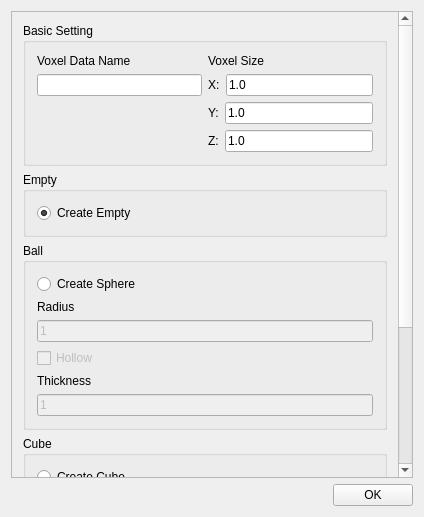
<?xml version="1.0" encoding="UTF-8"?>
<ui version="4.0">
 <class>TemplateWidget</class>
 <widget class="QWidget" name="TemplateWidget">
  <property name="geometry">
   <rect>
    <x>0</x>
    <y>0</y>
    <width>424</width>
    <height>517</height>
   </rect>
  </property>
  <property name="windowTitle">
   <string>TemplateWidget</string>
  </property>
  <layout class="QGridLayout" name="gridLayout">
   <item row="0" column="0">
    <widget class="QScrollArea" name="sa_viewer">
     <property name="minimumSize">
      <size>
       <width>300</width>
       <height>0</height>
      </size>
     </property>
     <property name="widgetResizable">
      <bool>true</bool>
     </property>
     <widget class="QWidget" name="scrollAreaWidgetContents">
      <property name="geometry">
       <rect>
        <x>0</x>
        <y>0</y>
        <width>387</width>
        <height>595</height>
       </rect>
      </property>
      <layout class="QGridLayout" name="gridLayout_2">
       <item row="1" column="0">
        <widget class="QGroupBox" name="emptySettingBox">
         <property name="sizePolicy">
          <sizepolicy hsizetype="Preferred" vsizetype="Preferred">
           <horstretch>0</horstretch>
           <verstretch>0</verstretch>
          </sizepolicy>
         </property>
         <property name="title">
          <string>Empty</string>
         </property>
         <layout class="QGridLayout" name="gridLayout_4">
          <item row="0" column="0">
           <widget class="QRadioButton" name="rb_empty">
            <property name="text">
             <string>Create Empty</string>
            </property>
            <property name="checked">
             <bool>true</bool>
            </property>
           </widget>
          </item>
         </layout>
        </widget>
       </item>
       <item row="4" column="0">
        <widget class="QGroupBox" name="cylinderSettingBox">
         <property name="sizePolicy">
          <sizepolicy hsizetype="Preferred" vsizetype="Preferred">
           <horstretch>0</horstretch>
           <verstretch>0</verstretch>
          </sizepolicy>
         </property>
         <property name="title">
          <string>Cylinder</string>
         </property>
         <layout class="QGridLayout" name="gridLayout_7">
          <item row="0" column="0">
           <widget class="QRadioButton" name="rb_cylinder">
            <property name="text">
             <string>Create Cylinder</string>
            </property>
           </widget>
          </item>
         </layout>
        </widget>
       </item>
       <item row="0" column="0">
        <widget class="QGroupBox" name="basicSettingBox">
         <property name="sizePolicy">
          <sizepolicy hsizetype="Preferred" vsizetype="Preferred">
           <horstretch>0</horstretch>
           <verstretch>0</verstretch>
          </sizepolicy>
         </property>
         <property name="title">
          <string>Basic Setting</string>
         </property>
         <layout class="QGridLayout" name="gridLayout_3">
          <item row="0" column="0">
           <layout class="QVBoxLayout" name="verticalLayout_3">
            <item>
             <widget class="QLabel" name="lb_voxelDataName">
              <property name="text">
               <string>Voxel Data Name</string>
              </property>
             </widget>
            </item>
            <item>
             <widget class="QLineEdit" name="le_voxelDataName">
              <property name="sizePolicy">
               <sizepolicy hsizetype="Expanding" vsizetype="Fixed">
                <horstretch>0</horstretch>
                <verstretch>0</verstretch>
               </sizepolicy>
              </property>
              <property name="text">
               <string/>
              </property>
              <property name="maxLength">
               <number>10</number>
              </property>
             </widget>
            </item>
           </layout>
          </item>
          <item row="0" column="1" rowspan="2">
           <layout class="QVBoxLayout" name="verticalLayout_2">
            <item>
             <widget class="QLabel" name="lb_voxelSize">
              <property name="text">
               <string>Voxel Size</string>
              </property>
             </widget>
            </item>
            <item>
             <layout class="QHBoxLayout" name="horizontalLayout_2">
              <item>
               <widget class="QLabel" name="lb_voxelSize_x">
                <property name="sizePolicy">
                 <sizepolicy hsizetype="Fixed" vsizetype="Preferred">
                  <horstretch>0</horstretch>
                  <verstretch>0</verstretch>
                 </sizepolicy>
                </property>
                <property name="text">
                 <string>X:</string>
                </property>
               </widget>
              </item>
              <item>
               <widget class="QLineEdit" name="le_voxelSize_x">
                <property name="sizePolicy">
                 <sizepolicy hsizetype="Expanding" vsizetype="Fixed">
                  <horstretch>0</horstretch>
                  <verstretch>0</verstretch>
                 </sizepolicy>
                </property>
                <property name="text">
                 <string>1.0</string>
                </property>
               </widget>
              </item>
             </layout>
            </item>
            <item>
             <layout class="QHBoxLayout" name="horizontalLayout_3">
              <item>
               <widget class="QLabel" name="lb_voxelSize_y">
                <property name="sizePolicy">
                 <sizepolicy hsizetype="Fixed" vsizetype="Preferred">
                  <horstretch>0</horstretch>
                  <verstretch>0</verstretch>
                 </sizepolicy>
                </property>
                <property name="text">
                 <string>Y:</string>
                </property>
               </widget>
              </item>
              <item>
               <widget class="QLineEdit" name="le_voxelSize_y">
                <property name="sizePolicy">
                 <sizepolicy hsizetype="Expanding" vsizetype="Fixed">
                  <horstretch>0</horstretch>
                  <verstretch>0</verstretch>
                 </sizepolicy>
                </property>
                <property name="text">
                 <string>1.0</string>
                </property>
               </widget>
              </item>
             </layout>
            </item>
            <item>
             <layout class="QHBoxLayout" name="horizontalLayout_4">
              <item>
               <widget class="QLabel" name="lb_voxelSize_z">
                <property name="sizePolicy">
                 <sizepolicy hsizetype="Fixed" vsizetype="Preferred">
                  <horstretch>0</horstretch>
                  <verstretch>0</verstretch>
                 </sizepolicy>
                </property>
                <property name="text">
                 <string>Z:</string>
                </property>
               </widget>
              </item>
              <item>
               <widget class="QLineEdit" name="le_voxelSize_z">
                <property name="sizePolicy">
                 <sizepolicy hsizetype="Expanding" vsizetype="Fixed">
                  <horstretch>0</horstretch>
                  <verstretch>0</verstretch>
                 </sizepolicy>
                </property>
                <property name="text">
                 <string>1.0</string>
                </property>
               </widget>
              </item>
             </layout>
            </item>
           </layout>
          </item>
          <item row="1" column="0">
           <spacer name="verticalSpacer_2">
            <property name="orientation">
             <enum>Qt::Vertical</enum>
            </property>
            <property name="sizeHint" stdset="0">
             <size>
              <width>128</width>
              <height>27</height>
             </size>
            </property>
           </spacer>
          </item>
         </layout>
        </widget>
       </item>
       <item row="5" column="0">
        <spacer name="verticalSpacer">
         <property name="orientation">
          <enum>Qt::Vertical</enum>
         </property>
         <property name="sizeHint" stdset="0">
          <size>
           <width>20</width>
           <height>91</height>
          </size>
         </property>
        </spacer>
       </item>
       <item row="2" column="0">
        <widget class="QGroupBox" name="ballSettingBox">
         <property name="sizePolicy">
          <sizepolicy hsizetype="Preferred" vsizetype="Preferred">
           <horstretch>0</horstretch>
           <verstretch>0</verstretch>
          </sizepolicy>
         </property>
         <property name="title">
          <string>Ball</string>
         </property>
         <layout class="QGridLayout" name="gridLayout_5">
          <item row="0" column="0">
           <layout class="QVBoxLayout" name="verticalLayout">
            <item>
             <widget class="QRadioButton" name="rb_ball">
              <property name="text">
               <string>Create Sphere</string>
              </property>
             </widget>
            </item>
            <item>
             <widget class="QLabel" name="lb_radius">
              <property name="text">
               <string>Radius</string>
              </property>
             </widget>
            </item>
            <item>
             <widget class="QLineEdit" name="le_radius">
              <property name="enabled">
               <bool>false</bool>
              </property>
              <property name="sizePolicy">
               <sizepolicy hsizetype="Expanding" vsizetype="Fixed">
                <horstretch>0</horstretch>
                <verstretch>0</verstretch>
               </sizepolicy>
              </property>
              <property name="text">
               <string>1</string>
              </property>
             </widget>
            </item>
            <item>
             <widget class="QCheckBox" name="cb_ballHollow">
              <property name="enabled">
               <bool>false</bool>
              </property>
              <property name="text">
               <string>Hollow</string>
              </property>
             </widget>
            </item>
            <item>
             <widget class="QLabel" name="lb_ballThinkness">
              <property name="text">
               <string>Thickness</string>
              </property>
             </widget>
            </item>
            <item>
             <widget class="QLineEdit" name="le_ballThinkness">
              <property name="enabled">
               <bool>false</bool>
              </property>
              <property name="sizePolicy">
               <sizepolicy hsizetype="Expanding" vsizetype="Fixed">
                <horstretch>0</horstretch>
                <verstretch>0</verstretch>
               </sizepolicy>
              </property>
              <property name="text">
               <string>1</string>
              </property>
             </widget>
            </item>
           </layout>
          </item>
         </layout>
        </widget>
       </item>
       <item row="3" column="0">
        <widget class="QGroupBox" name="cubeSettingBox">
         <property name="sizePolicy">
          <sizepolicy hsizetype="Preferred" vsizetype="Preferred">
           <horstretch>0</horstretch>
           <verstretch>0</verstretch>
          </sizepolicy>
         </property>
         <property name="title">
          <string>Cube</string>
         </property>
         <layout class="QGridLayout" name="gridLayout_6">
          <item row="0" column="0">
           <layout class="QVBoxLayout" name="verticalLayout_4">
            <item>
             <widget class="QRadioButton" name="rb_cube">
              <property name="text">
               <string>Create Cube</string>
              </property>
             </widget>
            </item>
            <item>
             <layout class="QHBoxLayout" name="horizontalLayout_8">
              <item>
               <layout class="QHBoxLayout" name="horizontalLayout_5">
                <item>
                 <widget class="QLabel" name="lb_length">
                  <property name="sizePolicy">
                   <sizepolicy hsizetype="Fixed" vsizetype="Preferred">
                    <horstretch>0</horstretch>
                    <verstretch>0</verstretch>
                   </sizepolicy>
                  </property>
                  <property name="text">
                   <string>Length:</string>
                  </property>
                 </widget>
                </item>
                <item>
                 <widget class="QLineEdit" name="le_length">
                  <property name="enabled">
                   <bool>false</bool>
                  </property>
                  <property name="sizePolicy">
                   <sizepolicy hsizetype="Expanding" vsizetype="Fixed">
                    <horstretch>0</horstretch>
                    <verstretch>0</verstretch>
                   </sizepolicy>
                  </property>
                  <property name="text">
                   <string>1</string>
                  </property>
                 </widget>
                </item>
               </layout>
              </item>
              <item>
               <layout class="QHBoxLayout" name="horizontalLayout_6">
                <item>
                 <widget class="QLabel" name="lb_width">
                  <property name="sizePolicy">
                   <sizepolicy hsizetype="Fixed" vsizetype="Preferred">
                    <horstretch>0</horstretch>
                    <verstretch>0</verstretch>
                   </sizepolicy>
                  </property>
                  <property name="text">
                   <string>Width:</string>
                  </property>
                 </widget>
                </item>
                <item>
                 <widget class="QLineEdit" name="le_width">
                  <property name="enabled">
                   <bool>false</bool>
                  </property>
                  <property name="sizePolicy">
                   <sizepolicy hsizetype="Expanding" vsizetype="Fixed">
                    <horstretch>0</horstretch>
                    <verstretch>0</verstretch>
                   </sizepolicy>
                  </property>
                  <property name="text">
                   <string>1</string>
                  </property>
                 </widget>
                </item>
               </layout>
              </item>
              <item>
               <layout class="QHBoxLayout" name="horizontalLayout_7">
                <item>
                 <widget class="QLabel" name="lb_height">
                  <property name="sizePolicy">
                   <sizepolicy hsizetype="Fixed" vsizetype="Preferred">
                    <horstretch>0</horstretch>
                    <verstretch>0</verstretch>
                   </sizepolicy>
                  </property>
                  <property name="text">
                   <string>Height:</string>
                  </property>
                 </widget>
                </item>
                <item>
                 <widget class="QLineEdit" name="le_height">
                  <property name="enabled">
                   <bool>false</bool>
                  </property>
                  <property name="sizePolicy">
                   <sizepolicy hsizetype="Expanding" vsizetype="Fixed">
                    <horstretch>0</horstretch>
                    <verstretch>0</verstretch>
                   </sizepolicy>
                  </property>
                  <property name="text">
                   <string>1</string>
                  </property>
                 </widget>
                </item>
               </layout>
              </item>
             </layout>
            </item>
            <item>
             <widget class="QCheckBox" name="cb_cubeHollow">
              <property name="enabled">
               <bool>false</bool>
              </property>
              <property name="text">
               <string>Hollow</string>
              </property>
             </widget>
            </item>
            <item>
             <widget class="QLabel" name="lb_cubeThinkness">
              <property name="text">
               <string>Thickness</string>
              </property>
             </widget>
            </item>
            <item>
             <widget class="QLineEdit" name="le_cubeThinkness">
              <property name="enabled">
               <bool>false</bool>
              </property>
              <property name="sizePolicy">
               <sizepolicy hsizetype="Expanding" vsizetype="Fixed">
                <horstretch>0</horstretch>
                <verstretch>0</verstretch>
               </sizepolicy>
              </property>
              <property name="text">
               <string>1</string>
              </property>
             </widget>
            </item>
           </layout>
          </item>
         </layout>
        </widget>
       </item>
      </layout>
     </widget>
    </widget>
   </item>
   <item row="1" column="0">
    <layout class="QHBoxLayout" name="horizontalLayout">
     <item>
      <spacer name="horizontalSpacer">
       <property name="orientation">
        <enum>Qt::Horizontal</enum>
       </property>
       <property name="sizeHint" stdset="0">
        <size>
         <width>40</width>
         <height>20</height>
        </size>
       </property>
      </spacer>
     </item>
     <item>
      <widget class="QPushButton" name="pb_ok">
       <property name="text">
        <string>OK</string>
       </property>
      </widget>
     </item>
    </layout>
   </item>
  </layout>
 </widget>
 <layoutdefault spacing="6" margin="11"/>
 <resources/>
 <connections/>
</ui>
